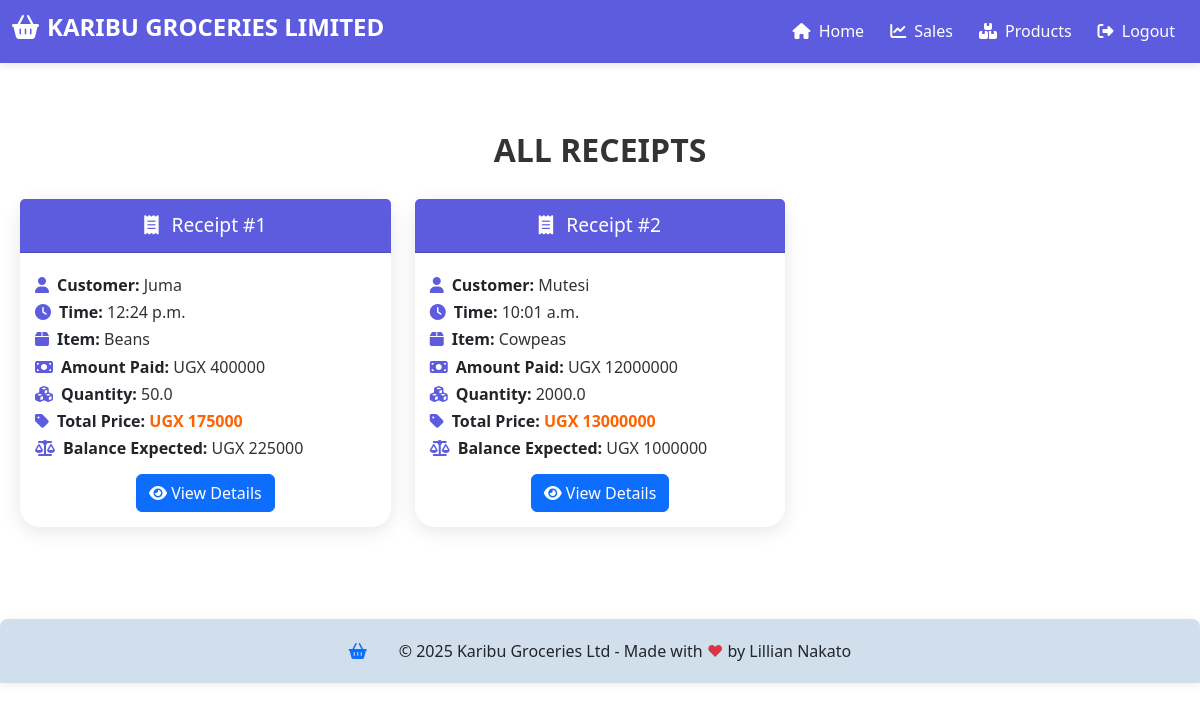
Screenshot of /receipt/ (signed in) with the database file from the repository.
### kgl_app/models.py (models this page shows, shortened)
class Sale(models.Model):
    product = models.CharField(max_length=50,  blank=False, default='')
    branch_name = models.CharField(max_length=100, blank=False, null=False, default='')
    quantity = models.FloatField(default=10, null=False, blank=False)
    amount_received = models.IntegerField(default=10, null=False, blank=False)
    customer_name = models.CharField(max_length=50, null=False, blank=False, default='')
    salesagent = models.CharField(max_length=50, null=False, blank=False, default='')
    unit_price = models.FloatField(default=10, null=False, blank=False)
    date = models.DateField(auto_now_add=True)
    time = models.TimeField(auto_now_add=True)
    def get_total(self):
        total = self.quantity * self.unit_price
        return int(total)
    def get_change(self):
        change = self.get_total() - self.amount_received
        return abs(int(change))

### kgl_app/views.py (the view)
# urls.py: path('receipt/', views.receipt, name='receipt'),
@login_required
def receipt(request):
    sales = Sale.objects.all().order_by('id')
    return render(request, "kgl_app/receipt.html", {'sales': sales})

### kgl_app/templates/kgl_app/receipt.html (shortened to what this page needs)
{% extends 'kgl_app/base.html' %}
{% load static %}
{% block content %}
<link rel="stylesheet" href="{% static '/css/receipt.css/' %}">
    <div class="container my-5">
        <h1 class="text-center">ALL RECEIPTS</h1>
        <div class="row">
            {% for sale in sales %}
            <div class="col-lg-4 col-md-6 mb-4">
                <div class="card h-100">
                    <div class="card-header">
                        <i class="fas fa-receipt me-2"></i> Receipt #{{ sale.id }}
                    </div>
                    <div class="card-body">
                        <div class="details-section">
                            <h5><i class="fas fa-user icon"></i><strong>Customer:</strong>
                                <span class="highlight">{{ sale.customer_name }}</span>
                            </h5>
                            <h5><i class="fas fa-clock icon"></i><strong>Time:</strong>
                                <span class="highlight">{{ sale.time }}</span>
                            </h5>
                            <h5><i class="fas fa-box icon"></i><strong>Item:</strong>
                                <span class="highlight">{{ sale.product }}</span>
                            </h5>
                            <h5><i class="fas fa-money-bill icon"></i><strong>Amount Paid:</strong>
                                <span class="highlight">UGX {{ sale.amount_received }}</span>
                            </h5>
                            <h5><i class="fas fa-cubes icon"></i><strong>Quantity:</strong>
                                <span class="highlight">{{ sale.quantity }}</span>
                            </h5>
                            <h5 class="total-price"><i class="fas fa-tag icon"></i><strong>Total Price:</strong>
                                <span class="highlight">UGX {{ sale.get_total }}</span>
                            </h5>
                            <h5><i class="fas fa-balance-scale icon"></i><strong>Balance Expected:</strong>
                                <span class="highlight">UGX {{ sale.get_change }}</span>
                            </h5>
                        </div>
                        <div class="text-center mt-3">
                            <a href="{% url 'receipt_detail' sale.id %}" class="btn btn-primary">
                                <i class="fas fa-eye"></i> View Details
                            </a>
                        </div>
                    </div>
                </div>
            </div>
            {% empty %}
            <div class="col-12">
                <div class="alert alert-warning text-center">
                    <i class="fas fa-exclamation-triangle me-2"></i> No receipts found. Add sales to see receipts!
                </div>
            </div>
            {% endfor %}
        </div>
    </div>
{% endblock %}

### kgl_app/static/css/receipt.css (style rules this page uses)
:root { --primary-color: #5D5CDE; --secondary-color: #FF9F67; --light-bg: #FFFFFF; --dark-bg: #181818; --dark-text: #F5F5F5; --border-radius: 8px; --black: #000000; --orange: #FF6200; }
.container { max-width: 1200px; margin: 0 auto; padding: 20px; }
h1.text-center { font-size: 2rem; font-weight: 600; color: #333; margin-bottom: 30px; }
.card { border: none; border-radius: 20px; box-shadow: 0 4px 20px rgba(0, 0, 0, 0.1); transition: transform 0.3s; background-color: var(--light-bg); }
.card-header { background-color: var(--primary-color); color: white; font-size: 1.2rem; font-weight: 500; border-radius: 20px 20px 0 0; text-align: center; padding: 12px; }
.card-body { padding: 15px; }
.details-section h5 { font-size: 1rem; font-weight: 400; margin: 8px 0; }
.details-section .highlight { font-weight: 500; color: #333; }
.details-section .total-price .highlight { font-weight: 600; color: var(--orange); }
.icon { margin-right: 8px; color: var(--primary-color); }

### rows the page displays
Sale: id "1", customer_name "Juma", time "12:24 p.m.", product "Beans", amount_received "400000", quantity "50.0", get_total "175000", get_change "225000"
Sale: id "2", customer_name "Mutesi", time "10:01 a.m.", product "Cowpeas", amount_received "12000000", quantity "2000.0", get_total "13000000", get_change "1000000"
